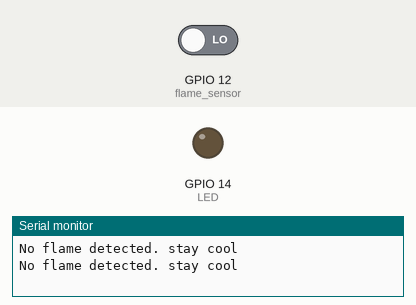
This sketch was run on a simulated ESP32. Shown: output pins drawn as LEDs (lit = HIGH), the last lines printed to the serial monitor. The inputs (shaded band) are chosen by the test bench; at power-on: GPIO 12 (flame_sensor) LOW. WiFi joins after 1.5 s; servers stay silent unless stated.

Above: at 3.0 s.
3.1 s: GPIO 12 (flame_sensor) driven HIGH
At 4.6 s:
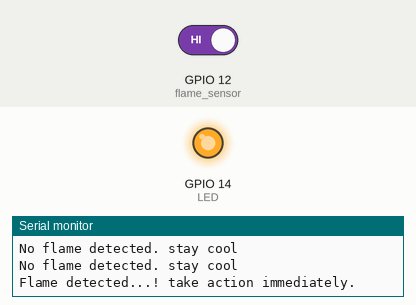
5.3 s: GPIO 12 (flame_sensor) driven LOW
At 6.1 s:
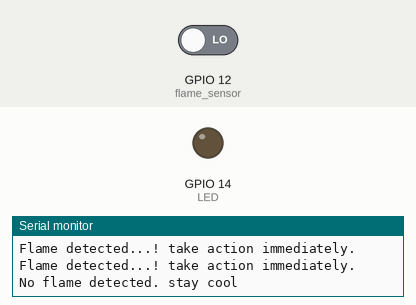
Timing chart, 0 to 8.3 s (numbered marks = the images above; inputs shaded):
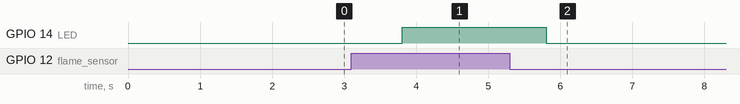

The sketch:

blynk_master_ESP32.ino
```cpp
#include <WiFi.h>
#include <WiFiClient.h>
#include <BlynkSimpleEsp32.h>
#define LED 14
#define flame_sensor 12
char auth[] = "P1yG69YN4AxEwYFfeSuqYAw7j7RmJDVH";//authcode of blynk
char ssid[] = "dishting dishting_plus";//wifi credentials.
char pass[] = "01521331371";//wifi password
void setup()
{
  Serial.begin(19200);
  Blynk.begin(auth, ssid, pass);
  pinMode(LED, OUTPUT);
  pinMode(flame_sensor, INPUT);

}

void loop()
{

     Blynk.run();// library code run

 int flame_detected = digitalRead(flame_sensor);
  if (flame_detected == 1 )
  {
    Serial.println("Flame detected...! take action immediately.");
    digitalWrite(LED, HIGH);


  }
  else
  {
    Serial.println("No flame detected. stay cool");

    digitalWrite(LED, LOW);
  }
  delay(1000);
}
```

Measured:
- after the input at 3.1 s, GPIO 14 (LED): LOW → HIGH after 0.70 s
- after the input at 5.3 s, GPIO 14 (LED): HIGH → LOW after 0.51 s
